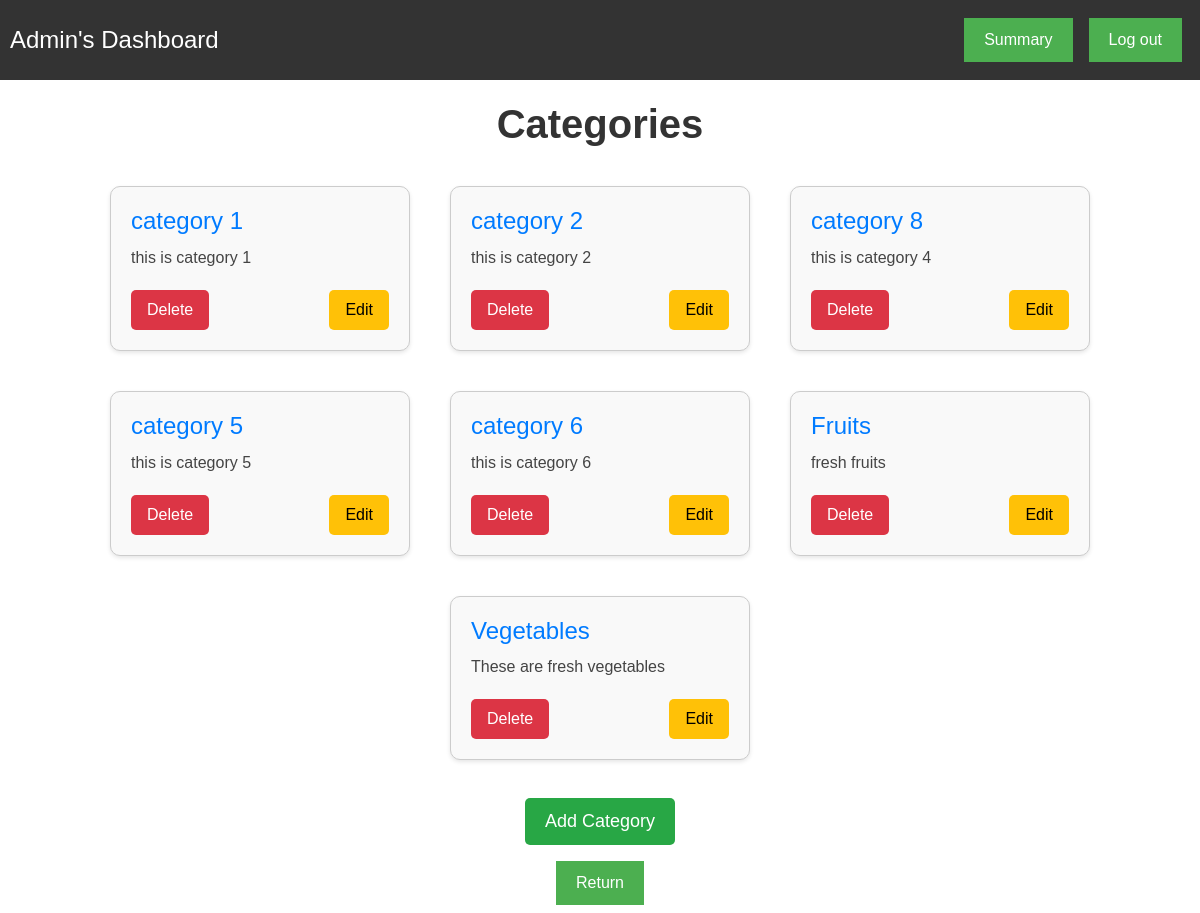
Screenshot of /admincategories (signed in) with the database file from the repository.
### classes_table.py (models this page shows, shortened)
class Category(Base):
    __tablename__ = 'Category'
    id = Column(Integer, primary_key=True, autoincrement=True)
    category_name = Column('category_name',String , unique=True, nullable=False)
    category_description = Column('category_description',String , nullable=False)
    created_at = Column('created_at',DateTime , nullable=False)

### main.py (the view)
@app.route('/admincategories')
def admin_categories():
    if "admin" in session:
        categories = classes_table.session.query(Category).all()
        return render_template('admincategories.html', categories=categories,)#flag = True
    else:
        return redirect(url_for('admin_login'))

### templates/admincategories.html (shortened to what this page needs)
<!DOCTYPE html>
<html>
<head>
  <link href="https://cdn.jsdelivr.net/npm/bootstrap@5.3.0/dist/css/bootstrap.min.css" rel="stylesheet">
</head>
<body>
  <div class="navbar">
    <div class="left">
      <a class="owner" href="/home_admin">Admin's Dashboard</a>
    </div>
    <div class="right">
      <a href="#">
        <button>Summary</button>
      </a>
      <a href="/logout">
        <button>Log out</button>
      </a>
    </div>
  </div>
  <h1>Categories</h1>
  <div class="categories">
    {% for category in categories %}
      <div class="category">
        <h3>{{ category.category_name }}</h3>
        <p>{{ category.category_description }}</p>
        <div class="category-actions">
          <a href="/admincategories/delete/{{ category.id }}" class="delete-category" onclick="del()" >Delete</a>
          <a href="/admincategories/edit/{{ category.id }}" class="edit-category" onclick="edit()">Edit</a>
        </div>
      </div>
    {% endfor %}
  </div>
  <div class="text-center">
    <form>
    <button type="button" id="ac100" class="add-category" data-bs-toggle="modal" data-bs-target="#addCategoryModal">
        Add Category
      </button>
    </form>
    <a href="/home_admin">
      <button>Return</button>
    </a>
  </div>
</body>
</html>

### templates/admincategories.html (style rules this page uses)
body { margin: 0; padding: 0; font-family: Arial, sans-serif; }
.navbar { background-color: #333; display: flex; justify-content: space-between; padding: 10px; }
.left { display: flex; align-items: center; }
.right { display: flex; align-items: center; }
.owner { color: white; font-size: 24px; text-decoration: none; }
button { background-color: #4CAF50; color: white; border: none; padding: 10px 20px; text-align: center; text-decoration: none; font-size: 16px; margin: 8px; cursor: pointer; }
h1 { text-align: center; margin-top: 20px; color: #333; font-weight: bold; }
.categories { display: flex; flex-wrap: wrap; justify-content: center; gap: 20px; padding: 20px; }
.category { width: 300px; margin: 10px; border: 1px solid #ccc; padding: 20px; border-radius: 10px; background-color: #f9f9f9; box-shadow: 0 2px 4px rgba(0, 0, 0, 0.1); transition: transform 0.2s, box-shadow 0.2s; }
.category h3 { font-size: 24px; margin-bottom: 10px; color: #007bff; }
.category p { font-size: 16px; margin-bottom: 20px; color: #444; }
.category-actions { display: flex; justify-content: space-between; align-items: center; }
.delete-category, .edit-category { text-decoration: none; padding: 8px 16px; border: none; border-radius: 5px; cursor: pointer; font-size: 16px; transition: background-color 0.3s, color 0.3s; }
.delete-category { background-color: #dc3545; color: white; }
.edit-category { background-color: #ffc107; color: black; }
.add-category { background-color: #28a745; color: white; padding: 10px 20px; border-radius: 5px; cursor: pointer; font-size: 18px; transition: background-color 0.3s; }

### rows the page displays
Category: category_name "category 1", category_description "this is category 1"
Category: category_name "category 2", category_description "this is category 2"
Category: category_name "category 8", category_description "this is category 4"
Category: category_name "category 5", category_description "this is category 5"
Category: category_name "category 6", category_description "this is category 6"
Category: category_name "Fruits", category_description "fresh fruits"
Category: category_name "Vegetables", category_description "These are fresh vegetables"
